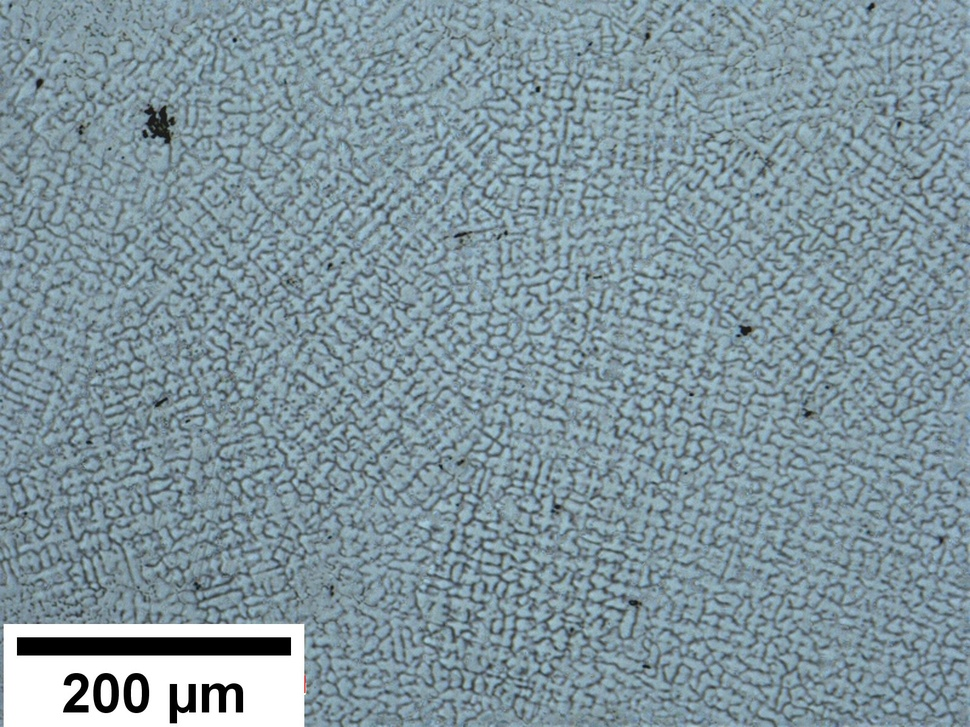
#> input picture RAW_IMAGES/ASD90_TENSILE_500X.jpg, 970 x 727 px, shrunk from 1600 x 1200 before the run
$ python -i grain_processor.py   (imports and definitions only)
#> lines starting #> are read from the running program, lines starting #| are printed output that depends on the picture; after the words box and inside, x2 and y2 are one past the last pixel; in counts of white or black regions, pixels touching at a corner belong together
import cv2
import numpy as np
import os
import zipfile
import csv
import matplotlib.pyplot as plt
from scipy import ndimage as ndi
from skimage.segmentation import watershed
from skimage.feature import peak_local_max
from skimage.measure import regionprops
from skimage.color import label2rgb


# -------------------------------
# CREATE OUTPUT FOLDER IF NOT EXISTS
# -------------------------------
def ensure_folder(folder):
#> in process_single, image is the input picture: shape (727, 970, 3); mean B, G, R 158.3, 149.2, 129.1
    if not os.path.exists(folder):
        os.makedirs(folder)


# -------------------------------
# CORE SEGMENTATION FUNCTION
# -------------------------------
def segment_grains(image):

    gray = cv2.cvtColor(image, cv2.COLOR_BGR2GRAY)
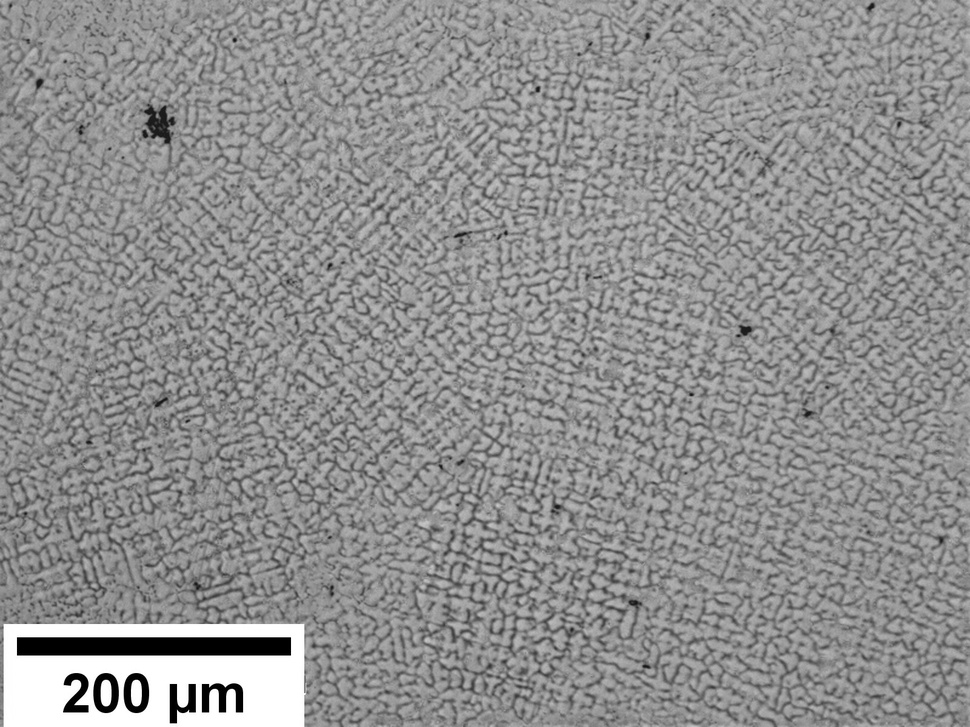
#> gray: shape (727, 970); min 0, max 255, mean 144.2

    # Fast + effective blur
    blur = cv2.GaussianBlur(gray, (5, 5), 0)

    # Otsu Threshold
    _, thresh = cv2.threshold(
        blur, 0, 255,
        cv2.THRESH_BINARY + cv2.THRESH_OTSU
    )
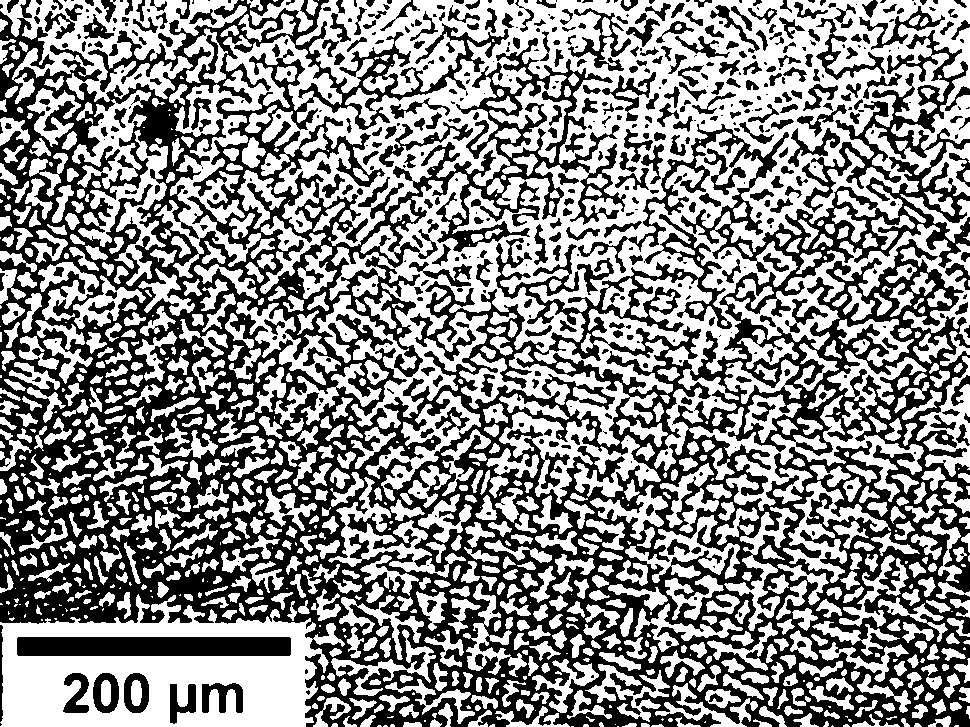
#> thresh: shape (727, 970); 54.4% white; 570 black regions (228 under 20 px)

    # Distance Transform
    dist = cv2.distanceTransform(thresh, cv2.DIST_L2, 5)
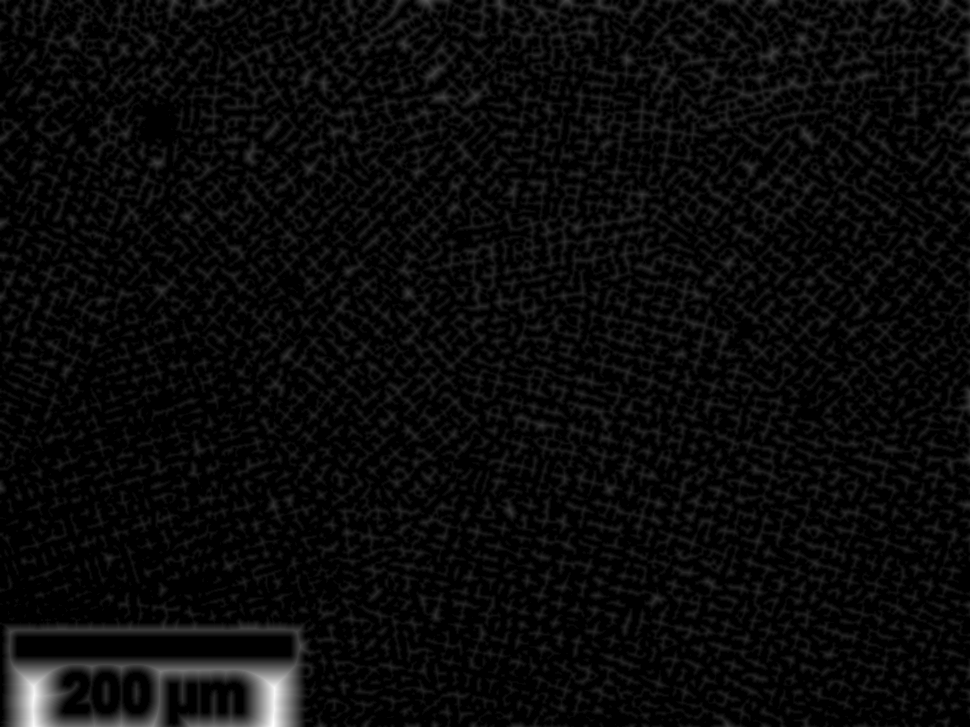
#> dist: shape (727, 970) float32; min 0, max 33, mean 1.4; drawn with min black and max white

    # Find peaks
    coords = peak_local_max(dist, min_distance=10, labels=thresh)
#> coords = 1694 pairs, first value 10 to 716, second value 10 to 959

    mask = np.zeros(dist.shape, dtype=bool)
    if len(coords) > 0:
        mask[tuple(coords.T)] = True

    markers, _ = ndi.label(mask)

    # Watershed
    labels = watershed(-dist, markers, mask=thresh)
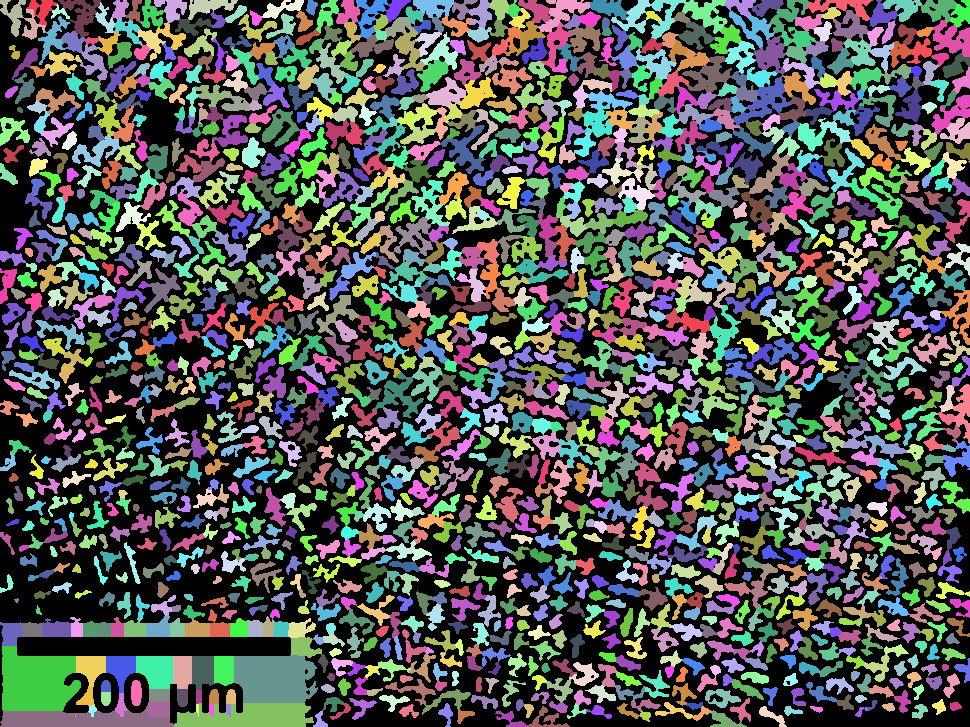
#> labels: shape (727, 970) int32; 1695 distinct labels, from 0 to 1694; one colour per label, 0 black

    return labels


# -------------------------------
# ANALYSIS FUNCTION
# -------------------------------
def analyze_grains(labels):

    props = regionprops(labels)
#> props = 1694 regions; largest, box (x1, y1, x2, y2) and area: (2, 646, 81, 711) 4014, (234, 655, 318, 703) 3466, (174, 703, 314, 727) 2616, (0, 710, 174, 727) 2428, (136, 656, 173, 689) 1036

    areas = []
    diameters = []

    for prop in props:
        areas.append(prop.area)
        diameters.append(prop.equivalent_diameter)
#> after the loop, areas = 1694 values, max 4014 at index 1640, min 4 at index 1683, mean 216.7; diameters = 1694 values, max 71.49 at index 1640, min 2.26 at index 1683, mean 15.88

    total_count = len(areas)
#> total_count = 1694
    avg_area = np.mean(areas) if areas else 0
#> avg_area = 216.7

    return areas, diameters, total_count, avg_area


# -------------------------------
# SAVE CSV
# -------------------------------
def save_csv(csv_path, areas, diameters):

    with open(csv_path, 'w', newline='') as file:
        writer = csv.writer(file)
        writer.writerow(["Grain ID", "Area", "Equivalent Diameter"])

        for i in range(len(areas)):
            writer.writerow([i + 1, areas[i], diameters[i]])


# -------------------------------
# SAVE HISTOGRAM
# -------------------------------
def save_histogram(hist_path, areas):

    plt.figure()
    plt.hist(areas, bins=20)
    plt.title("Grain Size Distribution")
    plt.xlabel("Area")
    plt.ylabel("Frequency")
    plt.tight_layout()
    plt.savefig(hist_path)
    plt.close()


# -------------------------------
# PROCESS SINGLE IMAGE
# -------------------------------
def process_single(image_path, output_folder):

    ensure_folder(output_folder)

    filename = os.path.basename(image_path)

    image = cv2.imread(image_path)

    if image is None:
        return None

    labels = segment_grains(image)

    areas, diameters, count, avg_area = analyze_grains(labels)
#> count = 1694; avg_area = 216.7

    # Color segmented image
    colored = label2rgb(labels, image=image, bg_label=0)
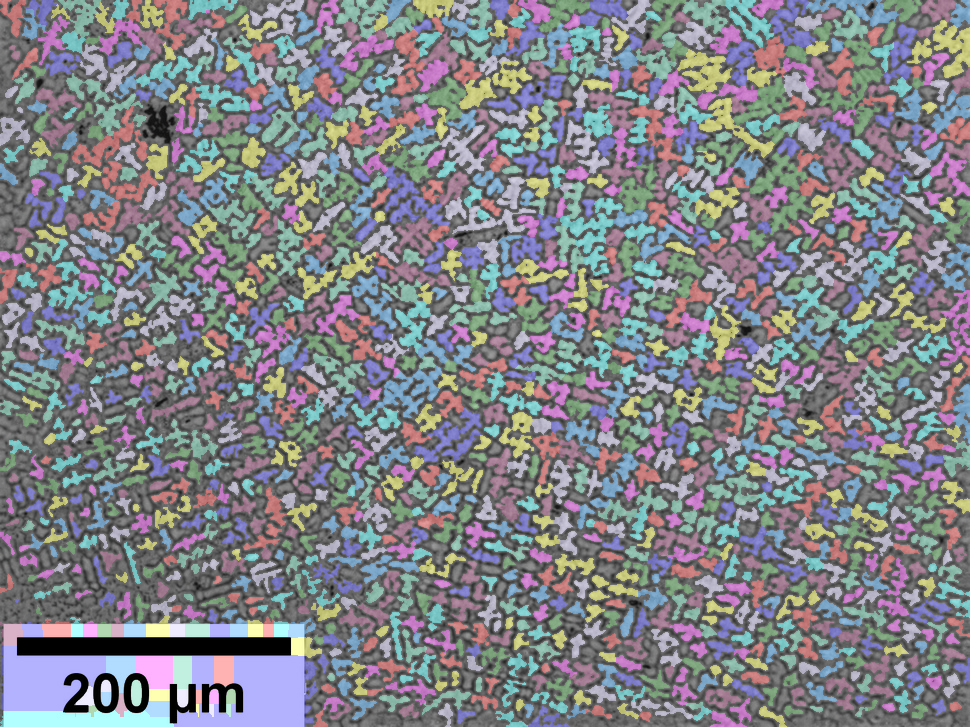
#> colored: shape (727, 970, 3) float64; mean B, G, R 0.53, 0.507, 0.503
    colored = (colored * 255).astype(np.uint8)

    # File names
    name_no_ext = os.path.splitext(filename)[0]

    result_img = f"{name_no_ext}_result.png"
    csv_file = f"{name_no_ext}.csv"
    hist_file = f"{name_no_ext}_hist.png"

    # Save files
    cv2.imwrite(os.path.join(output_folder, result_img), colored)

    save_csv(os.path.join(output_folder, csv_file), areas, diameters)
    save_histogram(os.path.join(output_folder, hist_file), areas)
#> in save_histogram, `plt.savefig(hist_path)`:
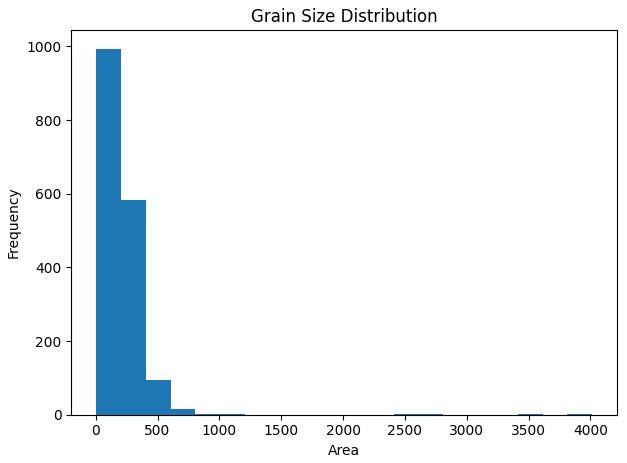
#> figure drawn by matplotlib, 1 panel; tallest bar 994 high, from x = 4 to 204.5

    return {
        "original": filename,
        "image": result_img,
        "csv": csv_file,
        "hist": hist_file,
        "count": count,
        "avg_area": round(avg_area, 2)
    }


# -------------------------------
# PROCESS ZIP FILE
# -------------------------------
# [46 lines left out: functions process_zip, process_file, not called in this run]

>>> result = process_single('RAW_IMAGES/ASD90_TENSILE_500X.jpg', 'out.png')
#> result = {'original': 'ASD90_TENSILE_500X.jpg', 'image': 'ASD90_TENSILE_500X_result.png', 'csv': 'ASD90_TENSILE_500X.csv', 'hist': 'ASD90_TENSILE_500X_hist.png', 'count': 1694, 'avg_area': 216.7}
